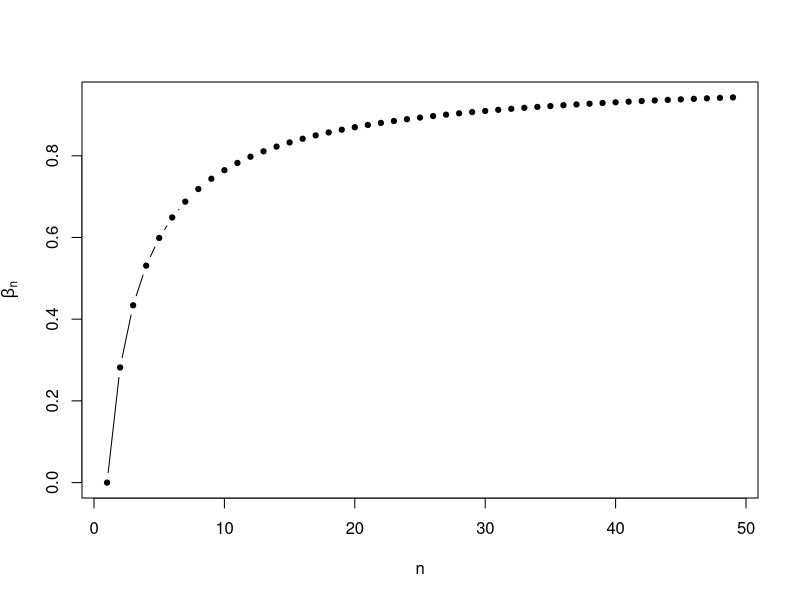

Source code (R): (Note: this script raises an error after producing the figure.)
library(here)

fn <- here("images", "nesterov-weights.pdf")

draw_canvas_bg <- function(col = "white") {
  rect(par("usr")[1], par("usr")[3], par("usr")[2], par("usr")[4], col = col)
}

n <- 50
k <- 1:n
beta_mom <- a <- double(n)
a[1] <- 1

for (k in seq_len(n - 1)) {
  a[k + 1] <- (1 + sqrt(1 + 4 * a[k]^2)) / 2
  beta_mom[k] <- (a[k] - 1) / a[k + 1]
}

k <- 1:n

pdf(fn, width = 2.4, height = 2.9, pointsize = 7)
plot(
  1:(n - 1),
  beta_mom[-n],
  type = "b",
  pch = 19,
  cex = 0.7,
  ylab = expression(beta[n]),
  xlab = expression(n),
  col = "steelblue4"
)
draw_canvas_bg()
points(
  1:(n - 1),
  beta_mom[-n],
  type = "b",
  pch = 19,
  cex = 0.7,
  ylab = expression(beta[n]),
  xlab = expression(n)
)
dev.off()
knitr::plot_crop(fn)
